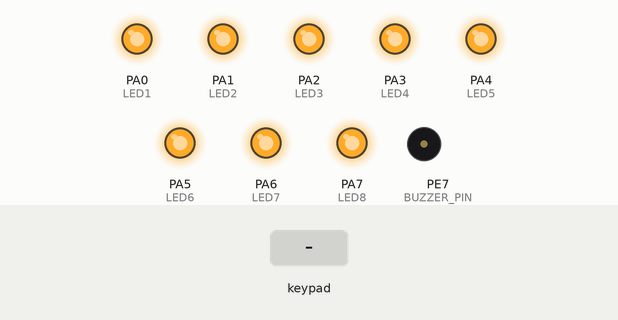
A program run on a simulated ATmega128, built with avr-gcc and emulated at 8 MHz. Shown: output pins drawn as LEDs (lit = HIGH), buzzer (waves = sounding, pin HIGH). Wiring (inferred from the signals the program sends): 4×4 keypad with keys 1 2 3 A 4 5 6 B 7 8 9 C * 0 # D (labels assumed): rows PD0, PD1, PD2, PD3; columns PD4, PD5, PD6, PD7. The test bench sets the inputs (shaded band). Pins used as bus, display or sensor lines are not drawn.

Above: at 1.2 s.
1.3 s: keypad keys 1 2 3 4 pressed 0.4 s apart
At 2.19 s:
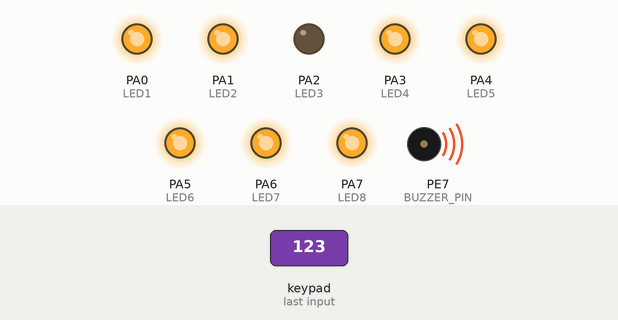
4.4 s: key 'A' pressed
At 5.5 s:
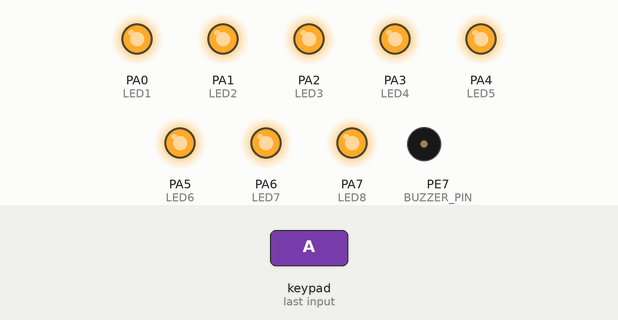
6.0 s: key '1' pressed
At 7.1 s:
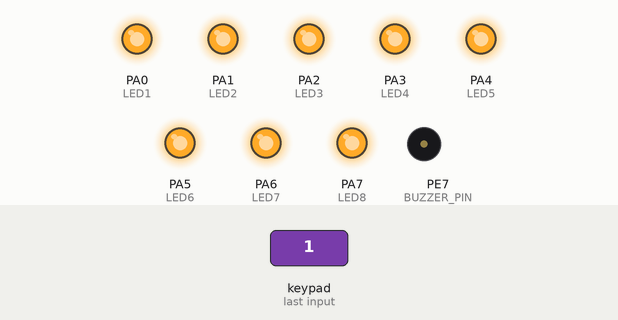
7.6 s: key 'B' pressed
At 8.7 s:
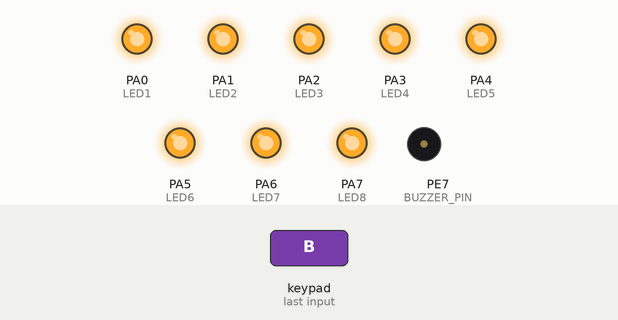
9.2 s: key '7' pressed
At 10.3 s:
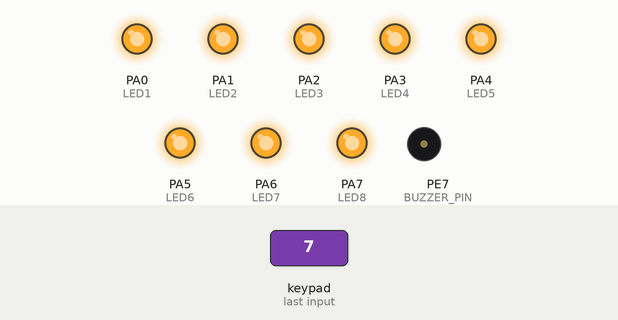
10.8 s: keypad keys 1 2 3 4 A pressed 0.4 s apart
At 11.32 s:
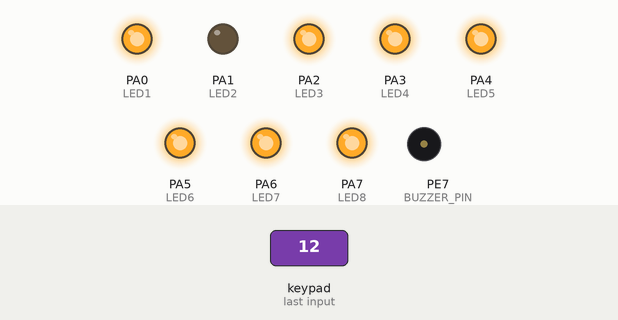
Timing chart, 0 to 14.1 s (numbered marks = the images above; inputs shaded):
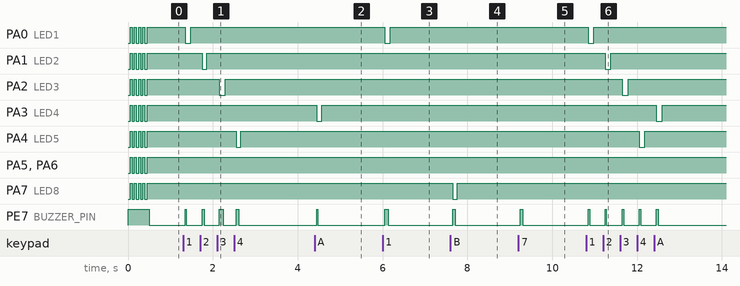

The program:

main.c
```c
#include "../lib/board.h"

/**
 * @brief Generate a short beep using the buzzer with pseudo-random duration.
 * @param minTime  Minimum duration of the beep in milliseconds.
 * @param maxTime  Maximum duration of the beep in milliseconds.
 * @note Example: beep(20, 100); // Beep duration between 20ms and 100ms.
 */
static inline void beep(uint8_t minTime, uint8_t maxTime) {
    static uint8_t seed = 42;  // Initial seed for pseudo-randomness
    seed = (seed * 17 + 43) & 0xFF;  // Simple LFSR-like update
    uint8_t range = maxTime - minTime;
    uint8_t randomTime = minTime + (seed % range);  // Pseudo-random value in range

    BuzzerOn();  // Activate the buzzer
    for (uint8_t i = 0; i < randomTime; i++) {
        _delay_ms(1);  // Delay 1ms per iteration
    }
    BuzzerOff();  // Deactivate the buzzer
}

/**
 * @brief Main application entry point.
 * @return int  Returns 0 on exit (never reached due to infinite loop).
 */
int main(void) {
    // Initialize hardware components
    BoardInit();   // Set up board peripherals for low power mode
    KeypadInit();  // Initialize keypad module
    LedsInit();    // Initialize LEDs with startup blink sequence
    BuzzerInit();  // Initialize buzzer module

    uint8_t prevKey = 0;  // Variable to store the previous key state (0 = no key pressed)

    // Main infinite loop
    while (1) {
        uint8_t key = KeypadRead();  // Read the pressed key from the keypad

        // Turn off all LEDs efficiently using the port function
        LedClearPort();

        // Turn on the corresponding LED based on keypad input
        switch (key) {
            case 1: LedSet(LED1); break;  // Key 1: Turn on LED1
            case 2: LedSet(LED2); break;  // Key 2: Turn on LED2
            case 3: LedSet(LED3); break;  // Key 3: Turn on LED3
            case 4: LedSet(LED4); break;  // Key 4: Turn on LED4
            case 5: LedSet(LED5); break;  // Key 5: Turn on LED5
            case 6: LedSet(LED6); break;  // Key 6: Turn on LED6
            case 7: LedSet(LED7); break;  // Key 7: Turn on LED7
            case 8: LedSet(LED8); break;  // Key 8: Turn on LED8
            default: break;               // No action for invalid keys
        }

        // Beep only on key press (rising edge detection) with random duration
        if (key != 0 && prevKey == 0) {  // Key pressed and no key was pressed before
            beep(20, 100);               // Beep for a random duration between 20ms and 100ms
        }
        prevKey = key;  // Update previous key state

        // Latch control for external LED driver (e.g., 74HC573)
        LatchLeds_On();   // Enable latch to update LED states
        _delay_us(10);    // Short delay for latch timing (10 microseconds)
        LatchLeds_Off();  // Disable latch after update
    }

    return 0;  // Never reached due to infinite loop
}
```

74hc573.c
```c
/**
 * @file 74hc573.c
 * @author Florin (enhanced by Grok)
 * @brief Implementation of 74HC573 latch control functions.
 */

 #include "74hc573.h"
 #include <avr/io.h>

 void LatchInit(void) {
     LATCH_DDR |= (1 << LATCH_OUT1) | (1 << LATCH_OUT2) | (1 << LATCH_OUT3); // Outputs
     LATCH_PORT &= ~((1 << LATCH_OUT1) | (1 << LATCH_OUT2) | (1 << LATCH_OUT3)); // All LOW initially
 }

 void LatchSegments_On(void) {
     LATCH_PORT |= (1 << LATCH_OUT1);
 }

 void LatchSegments_Off(void) {
     LATCH_PORT &= ~(1 << LATCH_OUT1);
 }

 void LatchDigits_On(void) {
     LATCH_PORT |= (1 << LATCH_OUT2);
 }

 void LatchDigits_Off(void) {
     LATCH_PORT &= ~(1 << LATCH_OUT2);
 }

 void LatchLeds_On(void) {
     LATCH_PORT |= (1 << LATCH_OUT3);
 }

 void LatchLeds_Off(void) {
     LATCH_PORT &= ~(1 << LATCH_OUT3);
 }
```

74hc573.h
```c
/**
 * @file 74hc573.h
 * @author Florin (enhanced by Grok)
 * @brief Library for controlling the 74HC573 latch on the BK-AVR128 board.
 * @details Manages three latch outputs (PF1, PF2, PF3) for segments, digits, and LEDs.
 */

 #ifndef HC573_H
 #define HC573_H

 #include <avr/io.h>

 // Latch Pin Definitions
 #define LATCH_DDR   DDRF    ///< Data Direction Register for latch
 #define LATCH_PORT  PORTF   ///< Output Port for latch
 #define LATCH_OUT1  PF1     ///< Latch output 1 (segments)
 #define LATCH_OUT2  PF2     ///< Latch output 2 (digits)
 #define LATCH_OUT3  PF3     ///< Latch output 3 (LEDs)

 /**
  * @brief Initialize the 74HC573 latch.
  * @note Configures PF1, PF2, PF3 as outputs.
  */
 void LatchInit(void);

 /**
  * @brief Enable the segments latch.
  * @note Sets PF1 HIGH to latch segment data.
  */
 void LatchSegments_On(void);

 /**
  * @brief Disable the segments latch.
  * @note Sets PF1 LOW.
  */
 void LatchSegments_Off(void);

 /**
  * @brief Enable the digits latch.
  * @note Sets PF2 HIGH to latch digit selection.
  */
 void LatchDigits_On(void);

 /**
  * @brief Disable the digits latch.
  * @note Sets PF2 LOW.
  */
 void LatchDigits_Off(void);

 /**
  * @brief Enable the LEDs latch.
  * @note Sets PF3 HIGH to latch LED states.
  */
 void LatchLeds_On(void);

 /**
  * @brief Disable the LEDs latch.
  * @note Sets PF3 LOW.
  */
 void LatchLeds_Off(void);

 #endif // HC573_H
```

board.h
```c
/**
 * @file board.h
 * @author Florin (enhanced by Grok)
 * @brief Board-level initialization and library management for BK-AVR128.
 * @details Includes peripheral disable for low power and conditional library includes.
 */

 #ifndef BOARD_H
 #define BOARD_H

 #include <avr/io.h>
 #include <util/delay.h>
 #include <stdint.h>
 #include <stdbool.h>

 // Conditional Library Includes
 #define USE_CLOCK_CONFIG  ///< Enable clock_config.h
 #define USE_PORT          ///< Enable port.h
 #define USE_LEDS          ///< Enable leds.h
 #define USE_KEYPAD        ///< Enable keypad.h
 #define USE_BUZZER        ///< Enable buzzer.h
 #define USE_BUTTONS       ///< Enable buttons.h
 #define USE_74HC573       ///< Enable 74hc573.h
 #define USE_I2C_LCD       ///< Enable i2c_lcd.h
 #define USE_LCD           ///< Enable lcd.h

 #ifdef USE_CLOCK_CONFIG
     #include "clock_config.h"
 #endif
 #ifdef USE_PORT
     #include "port.h"
 #endif
 #ifdef USE_LEDS
     #include "leds.h"
 #endif
 #ifdef USE_KEYPAD
     #include "keypad.h"
 #endif
 #ifdef USE_BUZZER
     #include "buzzer.h"
 #endif
 #ifdef USE_BUTTONS
     #include "buttons.h"
 #endif
 #ifdef USE_74HC573
     #include "74hc573.h"
 #endif
 #ifdef USE_I2C_LCD
     #include "i2c_lcd.h"
 #endif
 #ifdef USE_LCD
 #include "lcd.h"
#endif

 /**
  * @brief Initialize the BK-AVR128 board for low-power mode.
  * @note Disables ADC, UART, SPI, TWI, and timers. Configures all ports as inputs with pull-ups,
  *       except PE7 (buzzer) as output to prevent unintended sound.
  */
 static inline void BoardInit(void) {
     ADCSRA &= ~(1 << ADEN);                     // Disable ADC
     UCSR0B &= ~((1 << RXEN0) | (1 << TXEN0));   // Disable UART RX/TX
     SPCR &= ~(1 << SPE);                        // Disable SPI
     TWCR &= ~(1 << TWEN);                       // Disable TWI
     TCCR0 &= ~((1 << CS02) | (1 << CS01) | (1 << CS00));  // Stop Timer0
     TCCR1B &= ~((1 << CS12) | (1 << CS11) | (1 << CS10)); // Stop Timer1
     TCCR2 &= ~((1 << CS22) | (1 << CS21) | (1 << CS20));  // Stop Timer2
     TCCR3B &= ~((1 << CS32) | (1 << CS31) | (1 << CS30)); // Stop Timer3

     DDRA = 0x00; DDRB = 0x00; DDRC = 0x00; DDRD = 0x00; // All ports as inputs
     DDRE = 0x00; DDRF = 0x00; DDRG = 0x00;

     BuzzerInit(); // Initialize buzzer (PE7)

     PORTA = 0xFF; PORTB = 0xFF; PORTC = 0xFF; PORTD = 0xFF; // Pull-ups
     PORTE = 0xFF; PORTF = 0xFF; PORTG = 0x1F;              // PORTG has 5 pins
 }

 /**
  * @brief Reset board to initial state.
  * @note Calls BoardInit to restore low-power configuration.
  */
 static inline void BoardReset(void) {
     BoardInit();
 }

 #endif // BOARD_H
```

buttons.h
```c
/**
 * @file buttons.h
 * @author Florin (enhanced by Grok)
 * @brief Library for reading buttons on the BK-AVR128 board.
 * @details Uses PD0-PD3 as inputs with pull-ups; returns button number (1-4) or 0 if none pressed.
 */

 #ifndef BUTTONS_H
 #define BUTTONS_H

 #include <avr/io.h>
 #include <stdint.h>
 #include <util/delay.h>

 /**
  * @brief Initialize the buttons.
  * @note Configures PD0-PD3 as inputs with pull-ups.
  */
 static inline void ButtonsInit(void) {
     DDRD &= ~((1 << PD0) | (1 << PD1) | (1 << PD2) | (1 << PD3)); // Inputs
     PORTD |= (1 << PD0) | (1 << PD1) | (1 << PD2) | (1 << PD3);   // Pull-ups
 }

 /**
  * @brief Read the pressed button.
  * @return Button number (1-4) or 0 if no button is pressed.
  * @note Button mapping: 1 (PD0), 2 (PD1), 3 (PD2), 4 (PD3). Includes 50ms debounce.
  */
 static inline uint8_t ButtonsRead(void) {
     uint8_t state = PIND & 0x0F;
     if (state != 0x0F) { // A button is pressed (LOW)
         _delay_ms(50);   // Debounce
         state = PIND & 0x0F;
         if (state != 0x0F) {
             if (!(state & (1 << PD0))) return 1;
             if (!(state & (1 << PD1))) return 2;
             if (!(state & (1 << PD2))) return 3;
             if (!(state & (1 << PD3))) return 4;
         }
     }
     return 0; // No button pressed
 }

 #endif // BUTTONS_H
```

buzzer.h
```c
/**
 * @file buzzer.h
 * @author Florin (enhanced by Grok)
 * @brief Library for controlling the buzzer on the BK-AVR128 board.
 * @details Buzzer is connected to PE7; active HIGH.
 */

 #ifndef BUZZER_H
 #define BUZZER_H

 #include <avr/io.h>
 #include <util/delay.h>

 // Buzzer Pin Definitions
 #define BUZZER_DIR  DDRE    ///< Data Direction Register for buzzer
 #define BUZZER_PORT PORTE   ///< Output Port for buzzer
 #define BUZZER_PIN  PE7     ///< Buzzer connected to PE7

 /**
  * @brief Initialize the buzzer.
  * @note Configures PE7 as output and turns off the buzzer (LOW).
  */
 static inline void BuzzerInit(void) {
     BUZZER_DIR |= (1 << BUZZER_PIN);   // PE7 as output
     BUZZER_PORT &= ~(1 << BUZZER_PIN); // Buzzer off
 }

 /**
  * @brief Turn on the buzzer.
  * @note Sets PE7 HIGH to activate the buzzer.
  */
 static inline void BuzzerOn(void) {
     BUZZER_PORT |= (1 << BUZZER_PIN);
 }

 /**
  * @brief Turn off the buzzer.
  * @note Sets PE7 LOW to deactivate the buzzer.
  */
 static inline void BuzzerOff(void) {
     BUZZER_PORT &= ~(1 << BUZZER_PIN);
 }

 /**
  * @brief Generate a short beep.
  * @param duration_ms Duration of the beep in milliseconds
  * @note Turns on the buzzer for the specified duration, then turns it off.
  */
 static inline void BuzzerBeep(uint16_t duration_ms) {
     BuzzerOn();
     _delay_ms(duration_ms);
     BuzzerOff();
 }

 #endif // BUZZER_H
```

clock_config.h
```c
/**
 * @file clock_config.h
 * @author Florin (enhanced by Grok)
 * @brief Clock frequency configuration for the ATmega128.
 */

 #ifndef CLOCK_CONFIG_H
 #define CLOCK_CONFIG_H

 /**
  * @brief CPU clock frequency in Hz.
  * @note Default set to 8 MHz; adjust as needed for your BK-AVR128 setup.
  */
 #ifndef F_CPU
 #define F_CPU 8000000UL
 #endif

 #endif // CLOCK_CONFIG_H
```

i2c_lcd.c
```c
#include "i2c_lcd.h"

// LCD command constants (for HD44780 via PCF8574)
#define LCD_CMD_CLEAR       0x01
#define LCD_CMD_HOME        0x02
#define LCD_CMD_ENTRY_MODE  0x06
#define LCD_CMD_DISPLAY_ON  0x0C
#define LCD_CMD_FUNCTION_SET 0x28  // 4-bit, 2 lines, 5x8 font
#define LCD_BACKLIGHT_ON    0x08
#define LCD_BACKLIGHT_OFF   0x00
#define LCD_EN              0x04
#define LCD_RS              0x01

// Global variables
static uint8_t lcd_address;    // I2C address of the LCD
static uint8_t lcd_backlight;  // Backlight state
static uint8_t lcd_rows;       // Number of rows
static uint8_t lcd_cols;       // Number of columns

// Low-level I2C functions
static void i2c_init(void) {
    // Set SCL and SDA as outputs
    DDRD |= (1 << I2C_SCL_PIN) | (1 << I2C_SDA_PIN);
    // Set I2C frequency: TWBR = ((F_CPU / I2C_SPEED) - 16) / 2
    TWBR = ((F_CPU / I2C_SPEED) - 16) / 2;
    TWSR = 0;  // Prescaler = 1
}

static void i2c_start(void) {
    TWCR = (1 << TWINT) | (1 << TWSTA) | (1 << TWEN);
    while (!(TWCR & (1 << TWINT)));
}

static void i2c_stop(void) {
    TWCR = (1 << TWINT) | (1 << TWSTO) | (1 << TWEN);
    while (TWCR & (1 << TWSTO));
}

static void i2c_write(uint8_t data) {
    TWDR = data;
    TWCR = (1 << TWINT) | (1 << TWEN);
    while (!(TWCR & (1 << TWINT)));
}

// Send a byte to the LCD (4-bit mode via PCF8574)
static void lcd_write_byte(uint8_t data, uint8_t rs) {
    uint8_t data_high = (data & 0xF0) | (rs ? LCD_RS : 0) | lcd_backlight;
    uint8_t data_low = ((data << 4) & 0xF0) | (rs ? LCD_RS : 0) | lcd_backlight;

    i2c_start();
    i2c_write(lcd_address << 1);
    i2c_write(data_high | LCD_EN);  // Enable high
    _delay_us(1);
    i2c_write(data_high);           // Enable low
    i2c_write(data_low | LCD_EN);   // Enable high
    _delay_us(1);
    i2c_write(data_low);            // Enable low
    i2c_stop();
    _delay_us(50);  // Wait for LCD to process
}

// Send command to LCD
static void lcd_command(uint8_t cmd) {
    lcd_write_byte(cmd, 0);
}

// Send data to LCD
static void lcd_data(uint8_t data) {
    lcd_write_byte(data, 1);
}

/**
 * @brief Initializes the I2C module for LCD communication.
 * @param address The 7-bit I2C address of the LCD (e.g., 0x27 for PCF8574).
 */
void I2C_LcdInit(uint8_t address) {
    lcd_address = address;
    lcd_backlight = LCD_BACKLIGHT_ON;
    i2c_init();
    _delay_ms(50);  // Wait for LCD to power up
}

/**
 * @brief Starts the LCD with the specified dimensions.
 * @param rows Number of rows (e.g., 2 for a 16x2 LCD).
 * @param columns Number of columns (e.g., 16 for a 16x2 LCD).
 */
void I2C_LcdStart(uint8_t rows, uint8_t columns) {
    lcd_rows = rows;
    lcd_cols = columns;

    // Initialization sequence for HD44780 in 4-bit mode
    _delay_ms(15);
    lcd_command(0x03);
    _delay_ms(5);
    lcd_command(0x03);
    _delay_us(100);
    lcd_command(0x03);
    lcd_command(0x02);  // Set 4-bit mode
    lcd_command(LCD_CMD_FUNCTION_SET);
    lcd_command(LCD_CMD_DISPLAY_ON);
    lcd_command(LCD_CMD_ENTRY_MODE);
    I2C_LcdClear();
}

/**
 * @brief Clears the LCD screen.
 */
void I2C_LcdClear(void) {
    lcd_command(LCD_CMD_CLEAR);
    _delay_ms(2);  // Clear command takes longer
}

/**
 * @brief Sets the cursor position on the LCD.
 * @param row Row number (0-based).
 * @param column Column number (0-based).
 */
void I2C_LcdSetCursor(uint8_t row, uint8_t column) {
    if (row >= lcd_rows || column >= lcd_cols) return;
    uint8_t address = (row == 0) ? 0x00 : 0x40;
    if (row == 1 && lcd_rows > 2) address = 0x14;
    if (row == 2 && lcd_rows > 3) address = 0x54;
    lcd_command(0x80 | (address + column));
}

/**
 * @brief Moves the cursor to the home position (0,0).
 */
void I2C_LcdHome(void) {
    lcd_command(LCD_CMD_HOME);
    _delay_ms(2);  // Home command takes longer
}

/**
 * @brief Prints a string to the LCD at the current cursor position.
 * @param text Pointer to a null-terminated string to display.
 */
void I2C_LcdPrint(const char *text) {
    while (*text) {
        lcd_data(*text++);
    }
}

/**
 * @brief Shifts the entire display one position to the left.
 */
void I2C_LcdMoveLeft(void) {
    lcd_command(0x18);
}

/**
 * @brief Shifts the entire display one position to the right.
 */
void I2C_LcdMoveRight(void) {
    lcd_command(0x1C);
}

/**
 * @brief Enables the LCD backlight.
 */
void I2C_LcdEnableBacklight(void) {
    lcd_backlight = LCD_BACKLIGHT_ON;
    lcd_command(0x00);  // Dummy command to update backlight
}

/**
 * @brief Disables the LCD backlight.
 */
void I2C_LcdDisableBacklight(void) {
    lcd_backlight = LCD_BACKLIGHT_OFF;
    lcd_command(0x00);  // Dummy command to update backlight
}

/**
 * @brief Converts an integer to a string and prints it on the LCD.
 * @param value The integer value to convert and display.
 */
void I2C_LcdPrintInt(int32_t value) {
    char buffer[12];  // Enough for -2147483648 + null
    int8_t i = 0;

    if (value == 0) {
        lcd_data('0');
        return;
    }

    if (value < 0) {
        lcd_data('-');
        value = -value;
    }

    while (value > 0) {
        buffer[i++] = (value % 10) + '0';
        value /= 10;
    }

    while (i > 0) {
        lcd_data(buffer[--i]);
    }
}
```

i2c_lcd.h
```c
#ifndef I2C_LCD_H
#define I2C_LCD_H

#include <avr/io.h>
#include <util/delay.h>
#include <stdint.h>
#include <stdbool.h>

// I2C configuration for BK-AVR128 (ATmega128)
#define I2C_SCL_PORT PORTD
#define I2C_SDA_PORT PORTD
#define I2C_SCL_PIN PD0
#define I2C_SDA_PIN PD1
#define I2C_SPEED 100000UL  // 100 kHz I2C speed
#define F_CPU 8000000UL     // 8 MHz clock from BK-AVR128

/**
 * @brief Initializes the I2C module for LCD communication.
 * @param address The 7-bit I2C address of the LCD (e.g., 0x27 for PCF8574).
 */
void I2C_LcdInit(uint8_t address);

/**
 * @brief Starts the LCD with the specified dimensions.
 * @param rows Number of rows (e.g., 2 for a 16x2 LCD).
 * @param columns Number of columns (e.g., 16 for a 16x2 LCD).
 */
void I2C_LcdStart(uint8_t rows, uint8_t columns);

/**
 * @brief Clears the LCD screen.
 */
void I2C_LcdClear(void);

/**
 * @brief Sets the cursor position on the LCD.
 * @param row Row number (0-based).
 * @param column Column number (0-based).
 */
void I2C_LcdSetCursor(uint8_t row, uint8_t column);

/**
 * @brief Moves the cursor to the home position (0,0).
 */
void I2C_LcdHome(void);

/**
 * @brief Prints a string to the LCD at the current cursor position.
 * @param text Pointer to a null-terminated string to display.
 */
void I2C_LcdPrint(const char *text);

/**
 * @brief Shifts the entire display one position to the left.
 */
void I2C_LcdMoveLeft(void);

/**
 * @brief Shifts the entire display one position to the right.
 */
void I2C_LcdMoveRight(void);

/**
 * @brief Enables the LCD backlight.
 */
void I2C_LcdEnableBacklight(void);

/**
 * @brief Disables the LCD backlight.
 */
void I2C_LcdDisableBacklight(void);

/**
 * @brief Converts an integer to a string and prints it on the LCD.
 * @param value The integer value to convert and display.
 */
void I2C_LcdPrintInt(int32_t value);

#endif // I2C_LCD_H
```

Source omitted: keypad.h (2313 bytes), lcd.c (5085 bytes), lcd.h (2122 bytes), leds.h (3079 bytes), port.h (4042 bytes)

Measured:
- after the input at 1.3 s, PA0 (LED1): HIGH → LOW after 0.05 s, → HIGH 0.13 s later; PA1 (LED2): HIGH → LOW after 0.45 s, → HIGH 0.10 s later; PA2 (LED3): HIGH → LOW after 0.85 s, → HIGH 0.15 s later; PA4 (LED5): HIGH → LOW after 1.3 s, → HIGH 0.11 s later
- after the input at 4.4 s, PA3 (LED4): HIGH → LOW after 0.05 s, → HIGH 0.12 s later; PE7 (BUZZER_PIN): LOW → HIGH after 0.05 s, → LOW 0.02 s later
- after the input at 6.0 s, PA0 (LED1): HIGH → LOW after 0.05 s, → HIGH 0.13 s later; PE7 (BUZZER_PIN): LOW → HIGH after 0.05 s, → LOW 0.08 s later
- after the input at 7.6 s, PA7 (LED8): HIGH → LOW after 0.05 s, → HIGH 0.11 s later; PE7 (BUZZER_PIN): LOW → HIGH after 0.05 s, → LOW 0.06 s later
- after the input at 9.2 s, PE7 (BUZZER_PIN): LOW → HIGH after 0.05 s, → LOW 0.05 s later
- after the input at 10.8 s, PA0 (LED1): HIGH → LOW after 0.05 s, → HIGH 0.13 s later; PA1 (LED2): HIGH → LOW after 0.45 s, → HIGH 0.13 s later; PA2 (LED3): HIGH → LOW after 0.85 s, → HIGH 0.14 s later; PA3 (LED4): HIGH → LOW after 1.7 s, → HIGH 0.15 s later; PA4 (LED5): HIGH → LOW after 1.3 s, → HIGH 0.13 s later
- by itself, PA0 (LED1), PA1 (LED2), PA2 (LED3), PA3 (LED4), PA4 (LED5), PA5 (LED6), PA6 (LED7), PA7 (LED8): alternates HIGH for 0.05 s and LOW for 0.05 s, 9 changes in all, then stays HIGH
